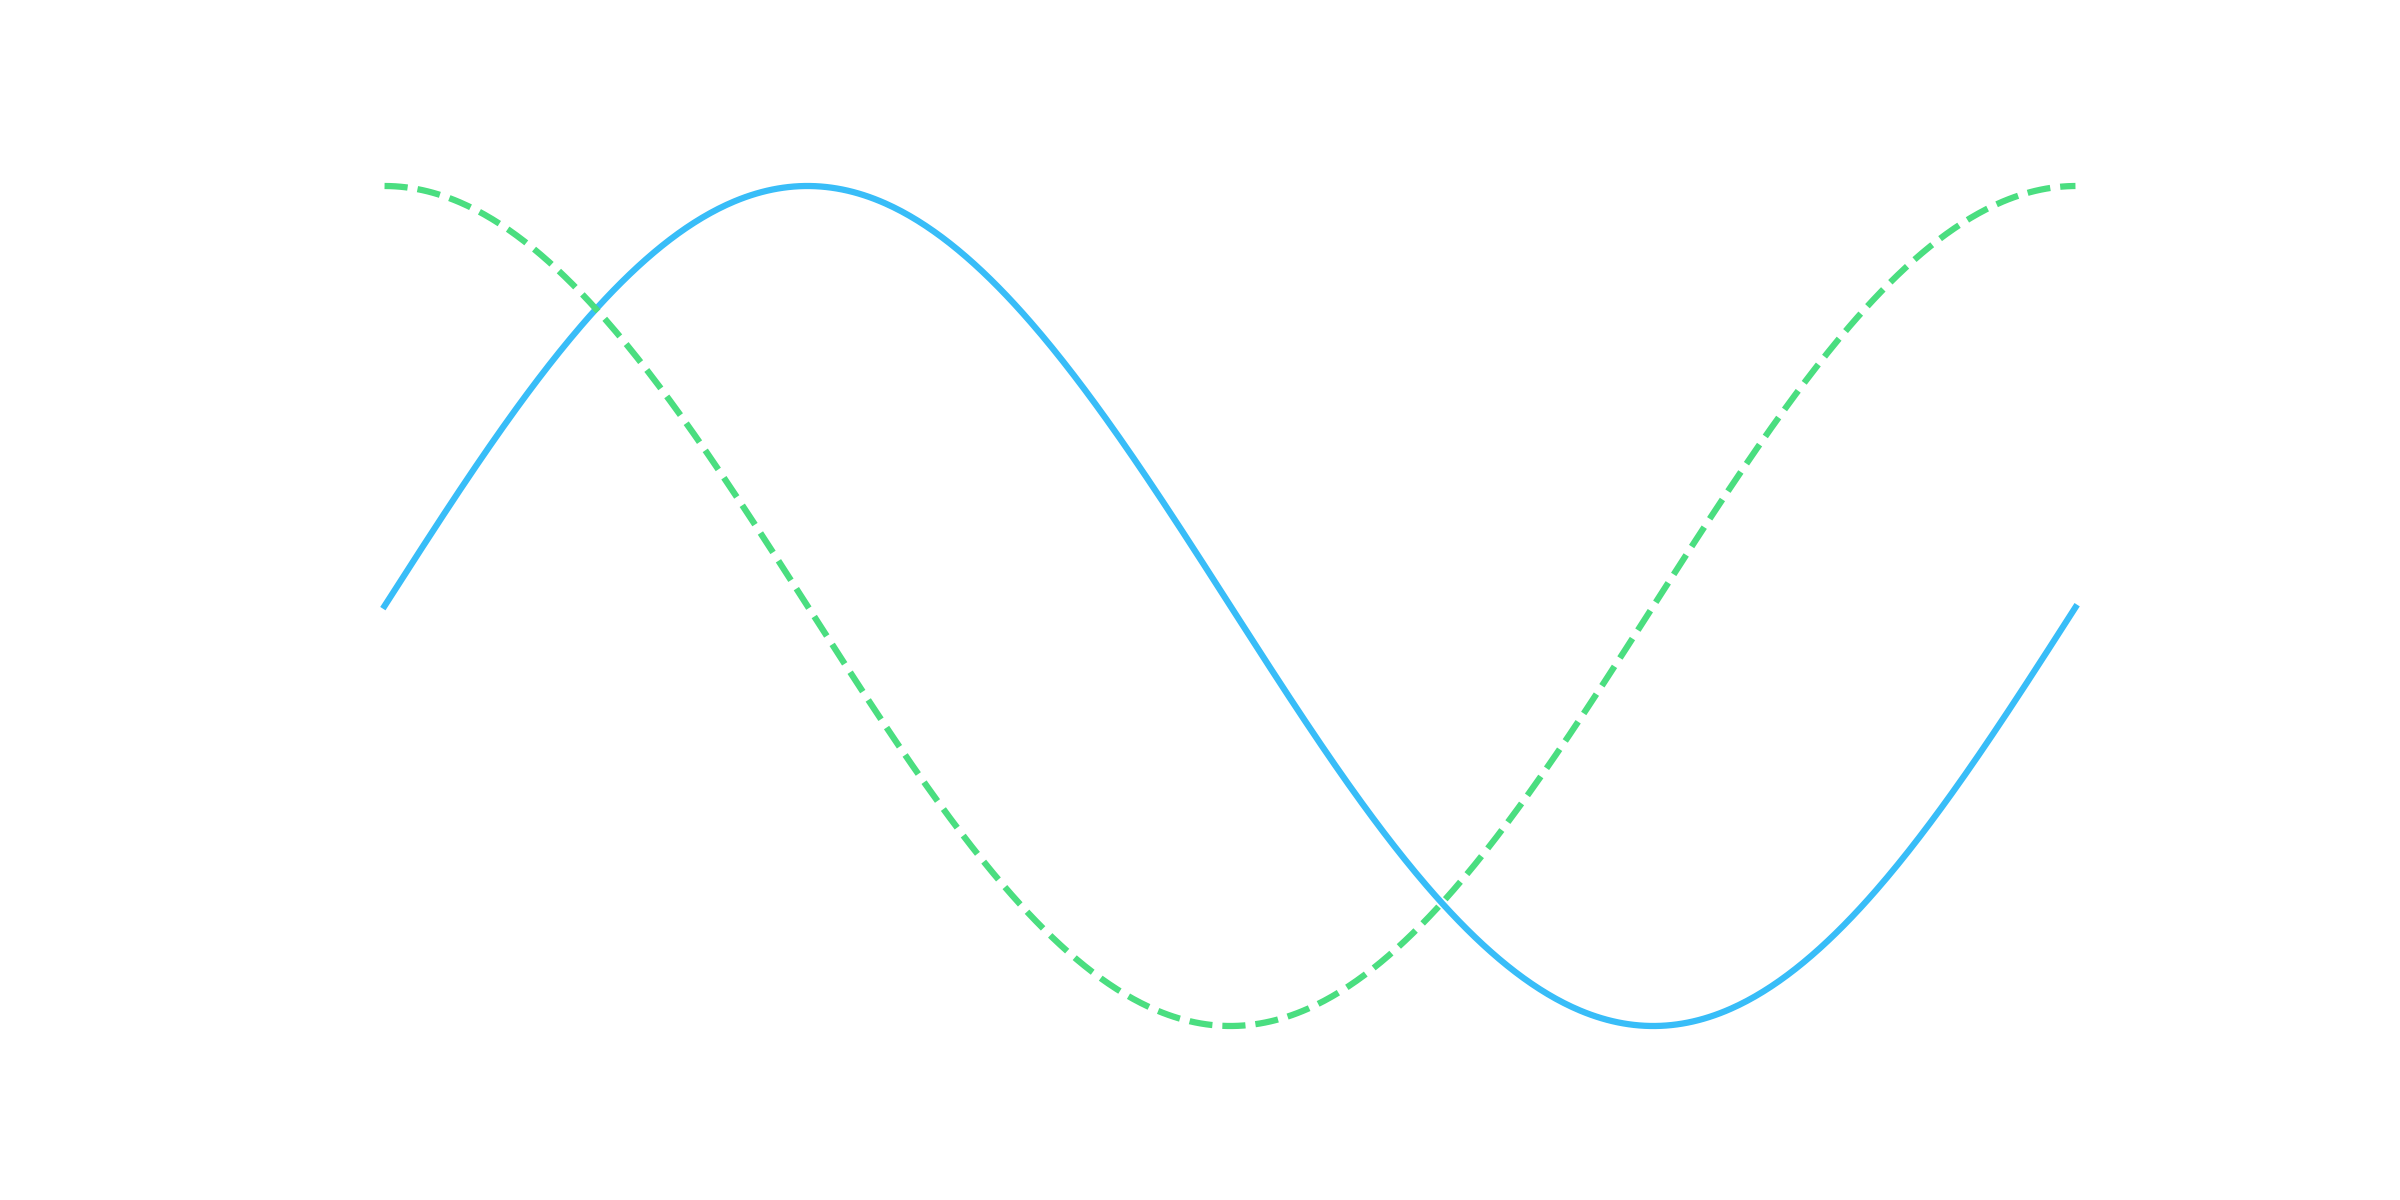

Write Python code to recreate this figure.
import matplotlib.pyplot as plt
import numpy as np
from pathlib import Path
import matplotlib.animation as animation

from defaults import background_color

fig, ax = plt.subplots(figsize=(8, 4))
here = Path(__file__).parent
frames = 4 * 60
x = np.arange(0, 2 * np.pi, 0.01)
line, *_ = ax.plot(x, np.sin(x))
line2, *_ = ax.plot(x, np.cos(x))
fig.savefig(here / "example.png")


def animate(i):
    rot = 2 * np.pi * i / frames
    line.set_ydata(np.sin(x + rot))
    line2.set_ydata(np.cos(x + rot))
    return (line, line2)


ani = animation.FuncAnimation(
    fig, animate, interval=1 / 60, blit=True, save_count=frames
)

writer = animation.FFMpegWriter(fps=60, bitrate=1800, codec="libx264")
ani.save(
    here / "video.mp4", writer=writer, savefig_kwargs={"facecolor": background_color}
)
